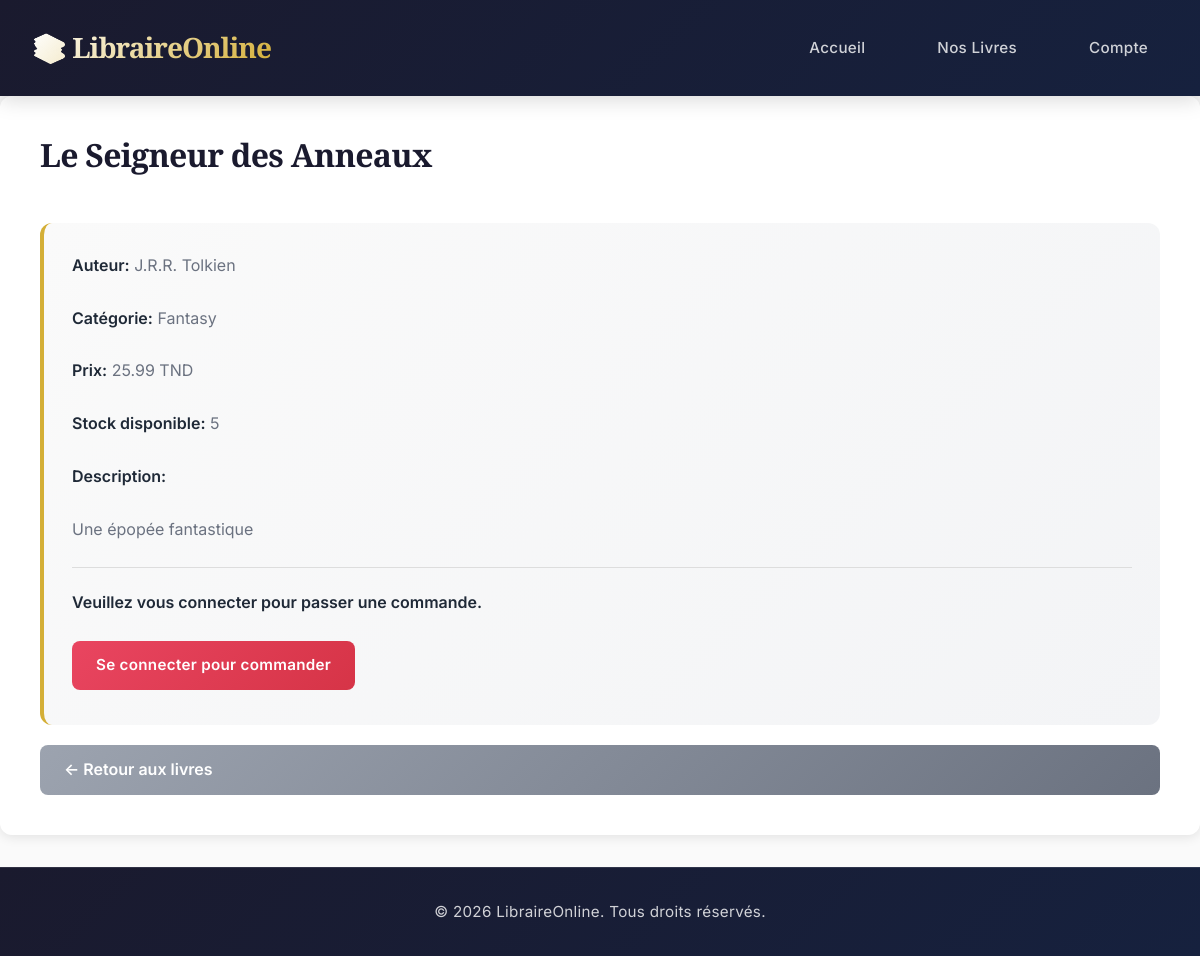
Page /book_detail.php?id=1 on the committed database.
### tables this page shows
CREATE TABLE IF NOT EXISTS books (
    id INT AUTO_INCREMENT PRIMARY KEY,
    titre VARCHAR(150) NOT NULL,
    auteur VARCHAR(100) NOT NULL,
    prix DECIMAL(10, 2) NOT NULL,
    description TEXT,
    categorie VARCHAR(50),
    stock INT DEFAULT 0,
    date_ajout TIMESTAMP DEFAULT CURRENT_TIMESTAMP
);

### book_detail.php (the view, shortened to what this page needs)
<?php
include("connexion.php");
if (isset($_GET['id'])) {
    $id = $_GET['id'];
    $sql = "SELECT * FROM books WHERE id = $id";
    $result = mysqli_query($conn, $sql);
    if (mysqli_num_rows($result) > 0) {
        $row = mysqli_fetch_assoc($result);
?>
<!DOCTYPE html>
<html>
<head>
    <link rel="stylesheet" href="style.css">
</head>
<body>
    <header>
        <div class="container">
            <h1>📚 LibraireOnline</h1>
            <nav>
                <a href="index.php">Accueil</a>
                <a href="books.php">Nos Livres</a>
                <a href="auth.php">Compte</a>
            </nav>
        </div>
    </header>
    <main>
        <section class="detail-section">
            <div class="detail-container">
                <h2><?php echo $row['titre']; ?></h2>
                <div class="detail-content">
                    <div class="detail-info">
                        <p><strong>Auteur:</strong> <?php echo $row['auteur']; ?></p>
                        <p><strong>Catégorie:</strong> <?php echo $row['categorie']; ?></p>
                        <p><strong>Prix:</strong> <?php echo $row['prix']; ?> TND</p>
                        <p><strong>Stock disponible:</strong> <?php echo $row['stock']; ?></p>
                        <p><strong>Description:</strong></p>
                        <p><?php echo $row['description']; ?></p>
                        <div style="margin-top: 20px; border-top: 1px solid #ddd; padding-top: 20px;">
                        <?php
                        if ($row['stock'] > 0) {
                            if (isset($_SESSION['user_id'])) {
                                echo "<form action='add_order.php' method='post'>";
                                echo "<input type='hidden' name='book_id' value='" . $row['id'] . "'>";
                                echo "<input type='hidden' name='user_id' value='" . $_SESSION['user_id'] . "'>";
                                echo "<label>Quantité:</label> ";
                                echo "<input type='number' name='quantite' min='1' max='" . $row['stock'] . "' value='1' style='width: 60px; padding: 5px;'><br><br>";
                                echo "<button type='submit' class='btn'>Commander ce livre</button>";
                                echo "</form>";
                            } else {
                                echo "<p style='color: #e74c3c;'><strong>Veuillez vous connecter pour passer une commande.</strong></p>";
                                echo "<a href='auth.php?msg=login_required' class='btn' style='display:inline-block; text-decoration:none;'>Se connecter pour commander</a>";
                            }
                        } else {
                            echo "<p style='color: red;'>Désolé, ce livre est actuellement hors stock.</p>";
                        }
                        ?>
                        </div>
                    </div>
                </div>
                <a href="books.php" class="btn-back" style="display:block; margin-top:20px;">← Retour aux livres</a>
            </div>
        </section>
    </main>
    <footer>
        <p>&copy; 2026 LibraireOnline. Tous droits réservés.</p>
    </footer>
</body>
</html>
<?php
    } else {
        echo "<p>Livre non trouvé</p>";
    }
}
?>

### rows in the picture
books: titre "Le Seigneur des Anneaux", auteur "J.R.R. Tolkien", categorie "Fantasy", prix "25.99", stock "5", description "Une épopée fantastique"
